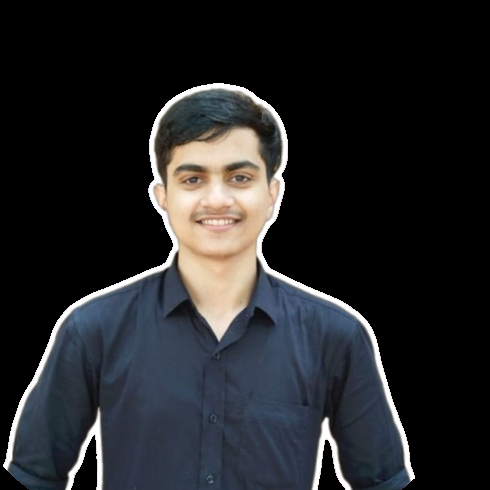
#> input picture profiles/7990187279.png, 490 x 490 px, found by its file name
$ python testing.py
#> lines starting #> are read from the running program, lines starting #| are printed output that depends on the picture
import cv2
import numpy as np
from sklearn.cluster import MiniBatchKMeans

def detect_all_colors(image_path, num_colors=5):
    # Read the image
#> called with image_path = 'profiles\\7990187279.png', num_colors = 3
    image = cv2.imread(image_path)
#> image is the input picture: shape (490, 490, 3); mean B, G, R 39.1, 37, 36.2
    image_rgb = cv2.cvtColor(image, cv2.COLOR_BGR2RGB)

    # Reshape the image to a list of pixels
    pixels = image_rgb.reshape((-1, 3))

    # Convert to float32 for MiniBatchKMeans clustering
    pixels = np.float32(pixels)

    # Perform MiniBatchKMeans clustering
    kmeans = MiniBatchKMeans(n_clusters=num_colors)
    kmeans.fit(pixels)

    # Get the dominant colors
    dominant_colors = kmeans.cluster_centers_.astype(np.uint8)

    # Display or save the result
    for i in range(num_colors):
        dominant_color_image = np.zeros_like(image_rgb)
        dominant_color_image[:, :] = dominant_colors[i]
        cv2.imshow(f'Dominant Color {i+1}', cv2.cvtColor(dominant_color_image, cv2.COLOR_RGB2BGR))
        cv2.waitKey(0)
#> this loop made 3 passes
#> pass 2, in detect_all_colors, `cv2.imshow(f'Dominant Color {i+1}', cv2.cvtColor(dominant_color_image,..`:
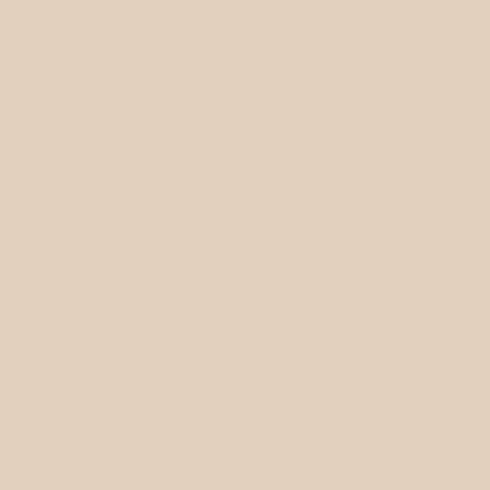
#> window 'Dominant Color 2': shape (490, 490, 3); mean B, G, R 190, 208, 226
#> after the loop:
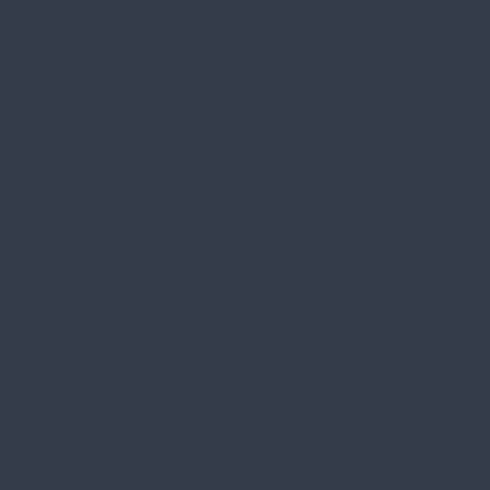
#> dominant_color_image: shape (490, 490, 3); mean R, G, B 52, 60, 74

    # Print the RGB codes of the dominant colors
    print("Dominant Colors (RGB):", [tuple(color) for color in dominant_colors])

# Example usage
input_image_path = r"profiles\7990187279.png"
detect_all_colors(input_image_path, num_colors=3)

# [41 lines of commented-out code are left out]
